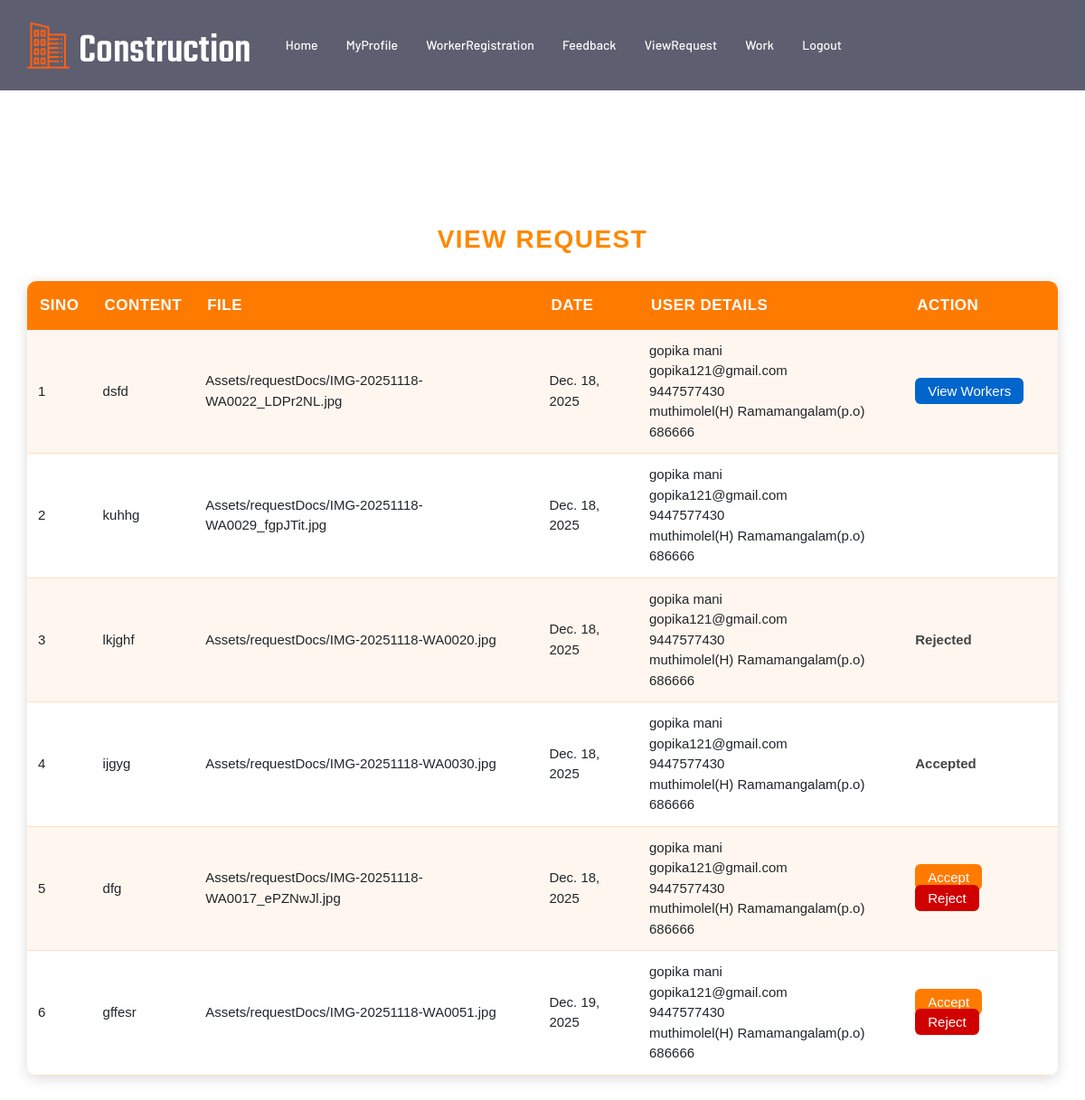
Page /Builder/ViewRequest/ (signed in) on the committed database.
### User/models.py (models this page shows)
class tbl_request(models.Model):
       request_content=models.CharField(max_length=50)
       request_file=models.FileField(upload_to="Assets/requestDocs/")
       request_date=models.DateField(auto_now_add=True)
       request_status=models.IntegerField(default=0)
       request_amount=models.CharField(max_length=50,null=True)
       user=models.ForeignKey(tbl_user,on_delete=models.CASCADE)
       builder=models.ForeignKey(tbl_builders,on_delete=models.CASCADE)

### Guest/models.py (models this page shows)
class tbl_user(models.Model):
    user_name=models.CharField(max_length=50)
    user_email=models.CharField(max_length=50)
    user_contact=models.CharField(max_length=50)
    user_address=models.CharField(max_length=50)
    user_password=models.CharField(max_length=50)
    user_photo=models.FileField(upload_to="Assets/UserDocs/")
    place=models.ForeignKey(tbl_place,on_delete=models.CASCADE)

### Builder/views.py (the view)
# urls.py: path('ViewRequest/',views.ViewRequest,name="ViewRequest"),
def ViewRequest(request):
    viewreqdata=tbl_request.objects.filter(user_id=request.session['uid'])
    return render(request,'Builder/ViewRequest.html',{"viewreqdata":viewreqdata})

### Builder/Templates/Builder/ViewRequest.html (shortened to what this page needs)
{% extends 'Builder/Header.html' %}
{% block content %}
<br><br><br><br><br><br>
<head>
</head>
<div class="vr-container">
    <div class="vr-heading">View Request</div>
    <table class="vr-table">
        <tr>
            <th>SINO</th>
            <th>Content</th>
            <th>File</th>
            <th>Date</th>
            <th>User Details</th>
            <th>Action</th>
        </tr>
        {% for i in viewreqdata %}
        <tr>
            <td>{{forloop.counter}}</td>
            <td>{{i.request_content}}</td>
            <td>{{i.request_file}}</td>
            <td>{{i.request_date}}</td>
            <td>
                {{i.user.user_name}} <br>
                {{i.user.user_email}} <br>
                {{i.user.user_contact}} <br>
                {{i.user.user_address}}
            </td>
            <td>
                {% if i.request_status == 0 %}
                    <a class="vr-btn vr-accept" href="{% url 'Builder:Amount' i.id %}">Accept</a>
                    <a class="vr-btn vr-reject" href="{% url 'Builder:Reject' i.id %}">Reject</a>
                {% elif i.request_status == 1 %}
                    <span class="vr-status">Accepted</span>
                {% elif i.request_status == 3 %}
                    <a class="vr-btn vr-view" href="{% url 'Builder:ViewWorkers' i.id %}">View Workers</a>
                {% elif i.request_status == 2 %}
                    <span class="vr-status">Rejected</span>
                {% endif %}
            </td>
        </tr>
        {% endfor %}
    </table>
</div>
{% endblock %}

### Builder/Templates/Builder/ViewRequest.html (style rules this page uses)
.vr-container { width: 95%; margin: auto; font-family: "Poppins", sans-serif; }
.vr-heading { text-align: center; font-size: 28px; font-weight: 700; color: #ff8800; margin-bottom: 25px; text-transform: uppercase; letter-spacing: 1.5px; font-family: "Poppins", sans-serif; }
.vr-table { width: 100%; border-collapse: collapse; margin-top: 20px; background: #fff; box-shadow: 0px 3px 15px rgba(0,0,0,0.15); border-radius: 10px; overflow: hidden; }
.vr-table th { background: #ff7b00; color: white; padding: 14px; font-size: 17px; letter-spacing: .5px; text-transform: uppercase; }
.vr-table td { padding: 12px; font-size: 15px; border-bottom: 1px solid #ffe0c2; }
.vr-table tr:nth-child(even) { background: #fff7ef; }
.vr-btn { padding: 6px 14px; border-radius: 6px; text-decoration: none; color: white; font-weight: 500; margin-right: 5px; }
.vr-accept { background: #ff7b00; }
.vr-reject { background: #d00000; }
.vr-view { background: #0066cc; }
.vr-status { font-weight: bold; color: #444; }

### rows in the picture
tbl_request: request_content "dsfd", request_file "Assets/requestDocs/IMG-20251118-WA0022_LDPr2NL.jpg", request_date "Dec. 18, 2025", user.user_name "gopika mani", user.user_email "gopika121@gmail.com", user.user_contact "9447577430", user.user_address "muthimolel(H) Ramamangalam(p.o) 686666", request_status "View Workers"
tbl_request: request_content "kuhhg", request_file "Assets/requestDocs/IMG-20251118-WA0029_fgpJTit.jpg", request_date "Dec. 18, 2025", user.user_name "gopika mani", user.user_email "gopika121@gmail.com", user.user_contact "9447577430", user.user_address "muthimolel(H) Ramamangalam(p.o) 686666"
tbl_request: request_content "lkjghf", request_file "Assets/requestDocs/IMG-20251118-WA0020.jpg", request_date "Dec. 18, 2025", user.user_name "gopika mani", user.user_email "gopika121@gmail.com", user.user_contact "9447577430", user.user_address "muthimolel(H) Ramamangalam(p.o) 686666", request_status "Rejected"
tbl_request: request_content "ijgyg", request_file "Assets/requestDocs/IMG-20251118-WA0030.jpg", request_date "Dec. 18, 2025", user.user_name "gopika mani", user.user_email "gopika121@gmail.com", user.user_contact "9447577430", user.user_address "muthimolel(H) Ramamangalam(p.o) 686666", request_status "Accepted"
tbl_request: request_content "dfg", request_file "Assets/requestDocs/IMG-20251118-WA0017_ePZNwJl.jpg", request_date "Dec. 18, 2025", user.user_name "gopika mani", user.user_email "gopika121@gmail.com", user.user_contact "9447577430", user.user_address "muthimolel(H) Ramamangalam(p.o) 686666", request_status "Accept"
tbl_request: request_content "gffesr", request_file "Assets/requestDocs/IMG-20251118-WA0051.jpg", request_date "Dec. 19, 2025", user.user_name "gopika mani", user.user_email "gopika121@gmail.com", user.user_contact "9447577430", user.user_address "muthimolel(H) Ramamangalam(p.o) 686666", request_status "Accept"
